Frame 1 (no input): blank canvas, image omitted
Frame 60 (the mouse pressed at the canvas centre just before this capture): blank canvas, image omitted
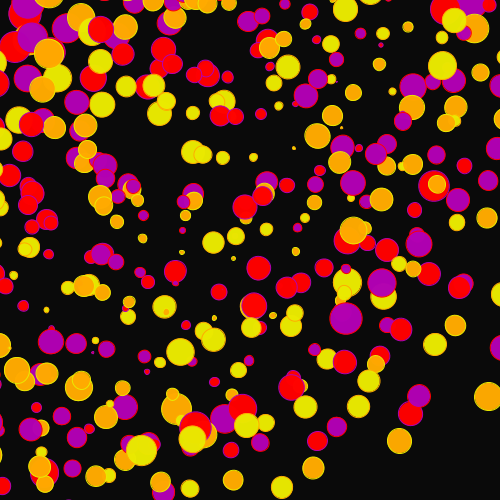
Frame 120 (the mouse held since frame 60 and released just before this capture)

The Processing sketch whose frames 1 and 60 were blank and that drew this single picture after the mouse press (run headless with seeded random() and noise(); from frame 60 on, the mouse is pressed at the canvas centre):

// Processing sketch: processing_2845
// ── processing_2845.pde

float margen, sp;

void setup(){
  noCursor();
  margen = 20;
  sp = 25;
  size(500, 500);
  smooth();
  background(0);
}
 
void draw(){
  background(10);
  
  for(float x = margen; x <= width-margen; x += sp ){
    for(float y = margen; y <= height-margen; y += sp){
      float d;
      d = sqrt((mouseX - x)*(mouseX - x) + (mouseY - y)*(mouseY - y));
      rotate(mouseX/40);
      fill(#FF0000,mouseX); //rojo
      stroke(#B100B4,mouseY); //morado
      ellipse (x,y, d/10, d/10);

      rotate(30);
      fill(#FFAA00,mouseY); //naranja
      stroke(#EAEA00,mouseX); //amarillo
      ellipse (x,y, d/10, d/10);

      rotate(45);
      fill(#B100B4,mouseX); //morado
      stroke(#FF0000,mouseY); //rojo
      ellipse (x,y, d/10, d/10);
      
      rotate(10);
      fill(#EAEA00,mouseY); //amarillo
      stroke(#FFAA00,mouseX); //naranja
      ellipse (x,y, d/10, d/10);

    }
  }
}
